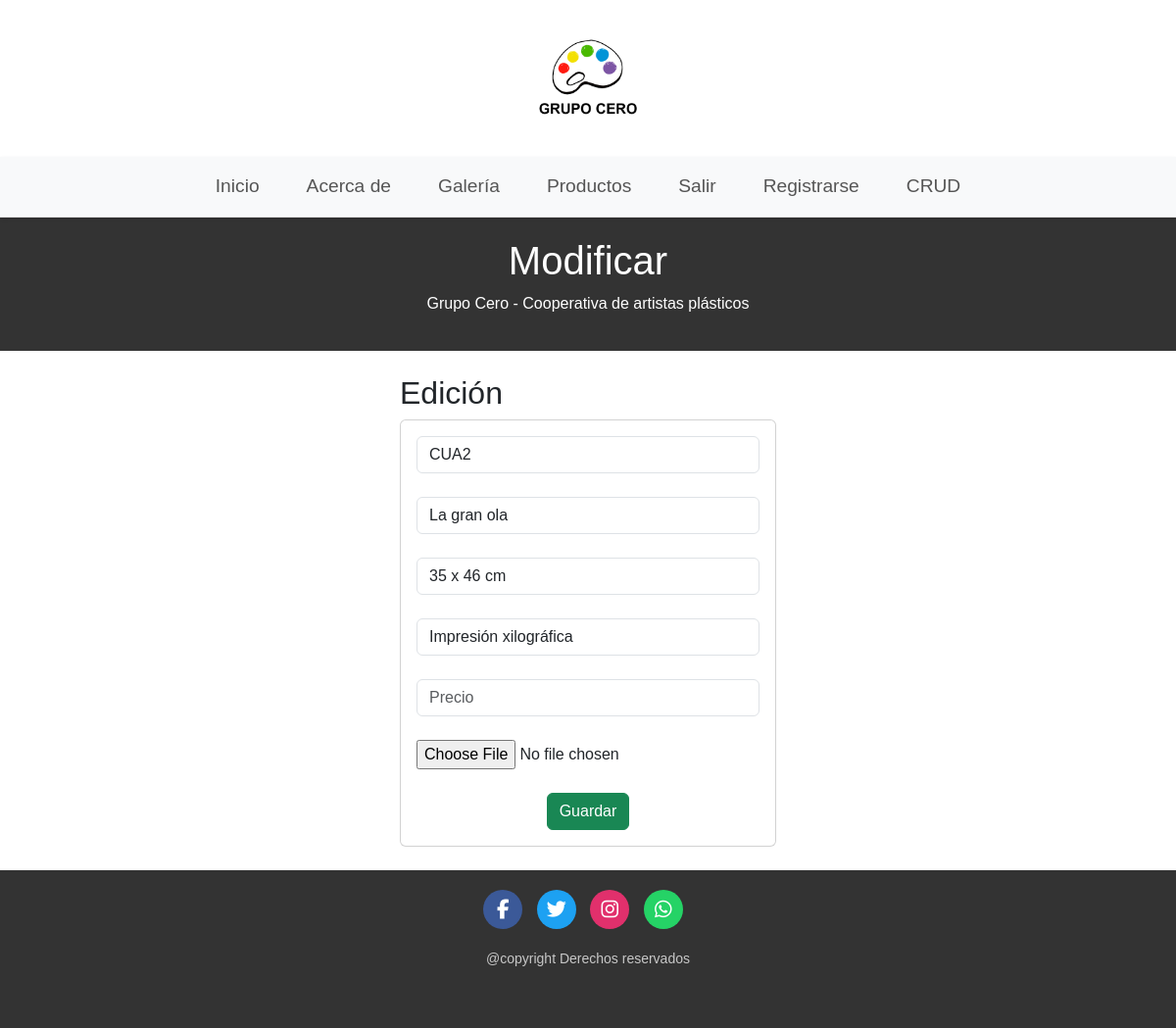
The page /artes/edicionProductos/CUA2 (signed in) on the database its author committed.
### artes/models.py (models this page shows, shortened)
class Producto(models.Model):
    codigo = models.CharField(max_length=10)
    nombre = models.CharField(max_length=100)
    size = models.CharField(max_length=100) #tamaño del producto
    tecnica = models.CharField(max_length=100) #tecnica del producto
    precio = models.DecimalField(max_digits=10, decimal_places=3)
    imagen = models.ImageField(upload_to='productos/')

### artes/views.py (the view)
    def wrapper(request, *args, **kwargs):
        if not request.user.is_authenticated or not request.user.is_staff:
            messages.error(request, 'Se requieren permisos de administrador para acceder a esta página.')
            return redirect('login')
        return view_func(request, *args, **kwargs)

### artes/views.py (called while the page is built)
def admin_required(view_func):
    def wrapper(request, *args, **kwargs):
        if not request.user.is_authenticated or not request.user.is_staff:
            messages.error(request, 'Se requieren permisos de administrador para acceder a esta página.')
            return redirect('login')
        return view_func(request, *args, **kwargs)
    return wrapper

@login_required
@admin_required
def edicionProductos(request, codigo):
    productos = Producto.objects.get(codigo=codigo)
    return render(request, "artes/edicionProductos.html", {'productos': productos})

### artes/templates/artes/edicionProductos.html (shortened to what this page needs)
{% extends 'artes/base.html' %}
{% load static %}
{% block content %}
  <link rel="stylesheet" href="{% static 'artes/css/productos.css'%}" />
  <header>
    <h1>Modificar</h1>
    <p>Grupo Cero - Cooperativa de artistas plásticos</p>
  </header>
  <br>
  <div class="row">
    <div class="col-md-4 offset-d-4 mx-auto">
      <h2>Edición</h2>
      <div class="card">
        <div class="card-body">
          <form action="../editarProducto" method="post" enctype="multipart/form-data">{% csrf_token %}
            <div class="form-group">
              <input type="text" id="txtCodigo" name="txtCodigo" value="{{productos.codigo}}" class="form-control" maxlength="10"  readonly required>
            </div>
            <br>
            <div class="form-group">
              <input type="text" id="txtNombre" name="txtNombre" value="{{productos.nombre}}" class="form-control" placeholder="Nombre" maxlength="50" required>
            </div>
            <br>
            <div class="form-group">
              <input type="text" id="txtSize" name="txtSize" value="{{productos.size}}"  class="form-control" placeholder="Tamaño" maxlength="30" required>
            </div>
            <br>
            <div class="form-group">
              <input type="text" id="txtTecnica" name="txtTecnica" value="{{productos.tecnica}}" class="form-control" placeholder="Técnica"  maxlength="50" required>
            </div>
            <br>
            <div class="form-group">
              <input type="number" id="numPrecio" name="numPrecio" value="{{productos.precio}}" class="form-control" placeholder="Precio"  min="0" step="0.001" required>
            </div>
            <br>
            <div class="form-group">
              <input type="file" id="imagenProducto" name="imagenProducto" value="{{productos.imagen}}" class="form-control-file" accept="image/*" required>
            </div>
            <br>
            <div class="form-group text-center">
              <button type="submit" class="btn btn-success btn-block text-white">Guardar</button>
            </div>
          </form>
        </div>
      </div>
    </div>
  </div>
  <br>
{% endblock %}

### artes/static/artes/css/productos.css (style rules this page uses)
body { font-family: Arial, Helvetica, sans-serif; margin: 0; padding: 0; }
header { background-color: #333; color: white; padding: 20px; text-align: center; }

### rows shown on the page
Producto: txtCodigo "CUA2", txtNombre "La gran ola", txtSize "35 x 46 cm", txtTecnica "Impresión xilográfica"
